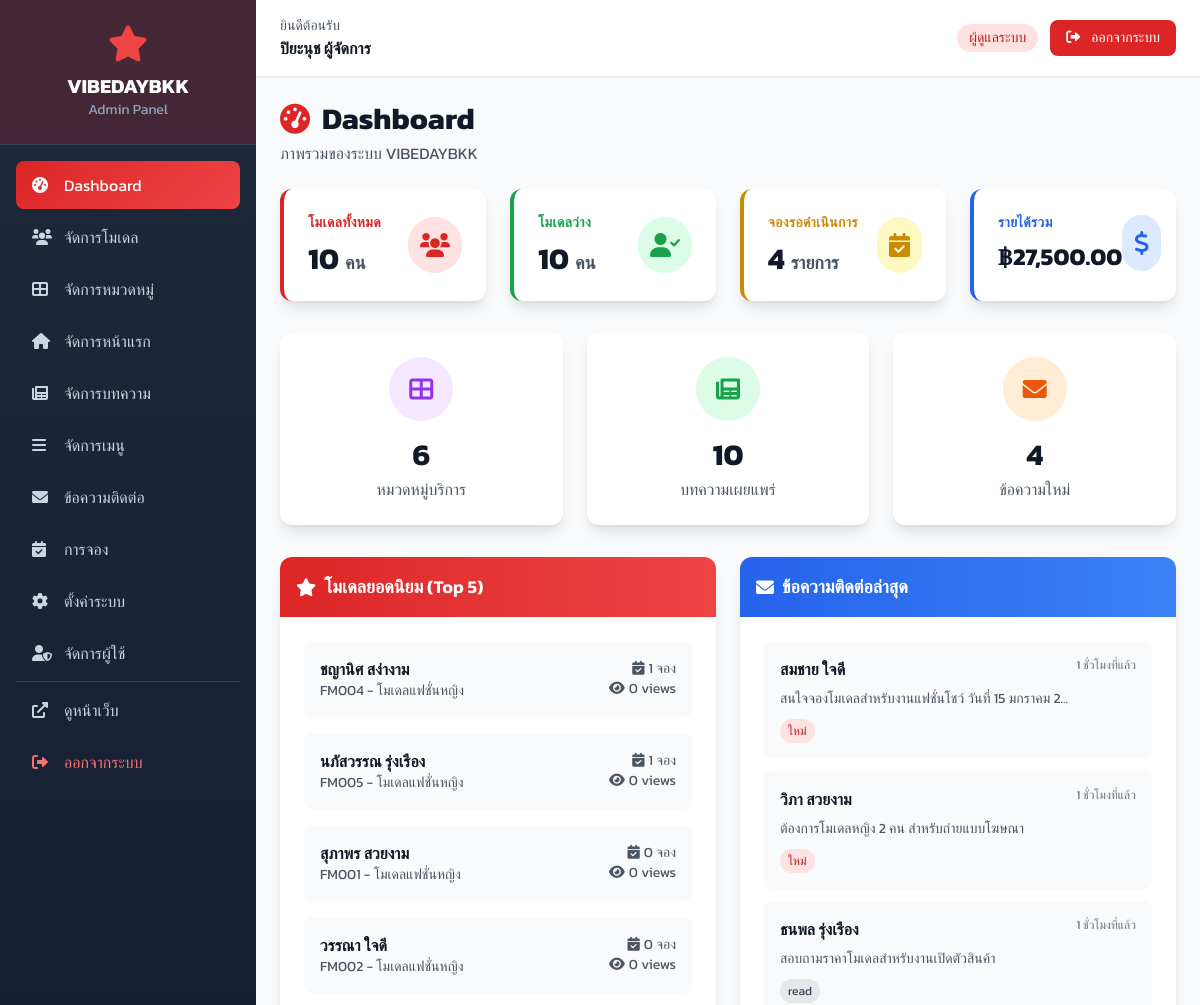
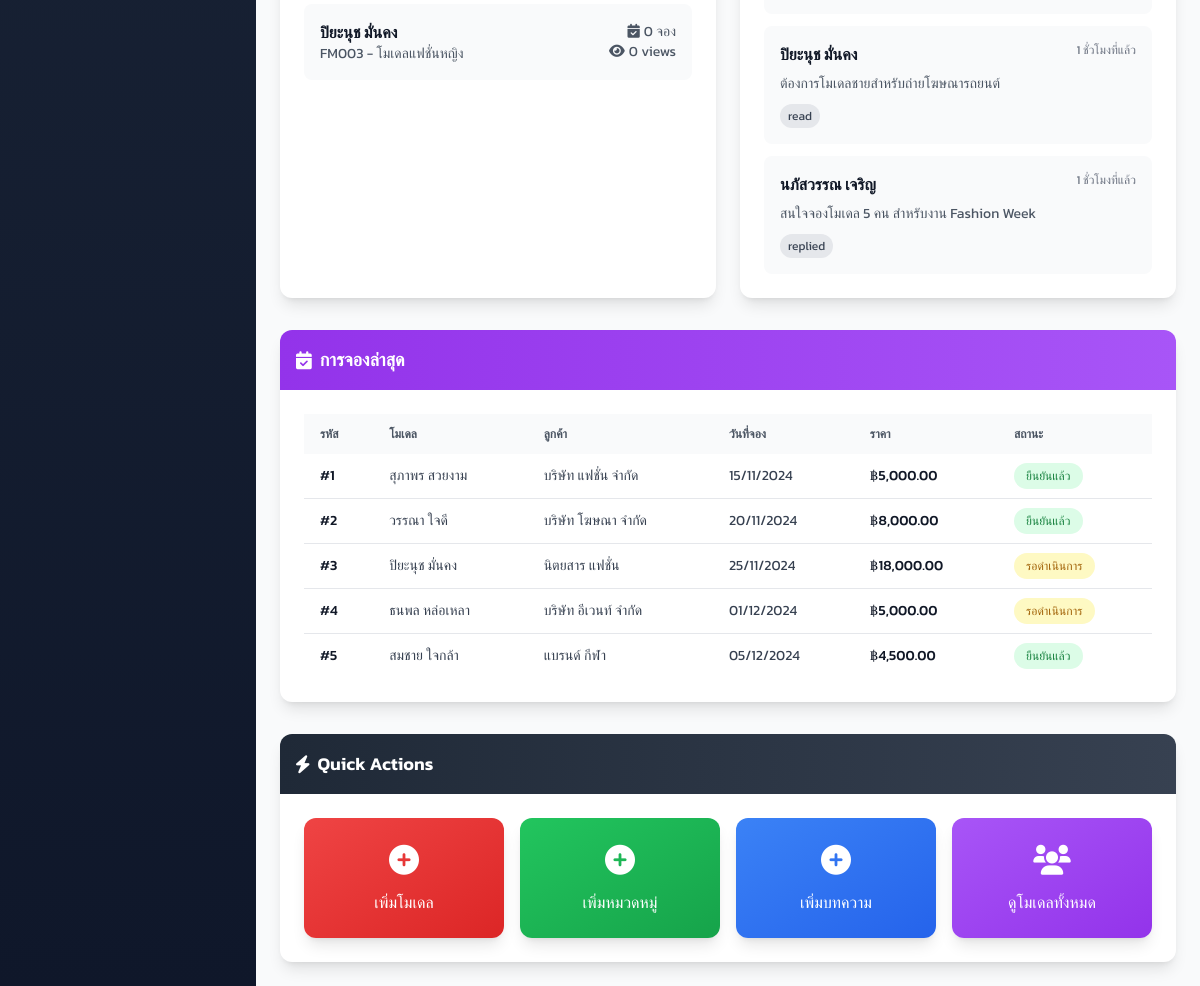
Screenshot of /admin/index.php (signed in) with the database file from the repository (2 pictures, top to bottom).
### tables this page shows
CREATE TABLE IF NOT EXISTS models (
    id INT AUTO_INCREMENT PRIMARY KEY,
    category_id INT NOT NULL,
    code VARCHAR(50) NOT NULL UNIQUE,
    name VARCHAR(100) NOT NULL,
    name_en VARCHAR(100),
    description TEXT,
    price_min DECIMAL(10,2),
    price_max DECIMAL(10,2),
    height INT COMMENT 'ส่วนสูงในหน่วย cm',
    weight INT COMMENT 'น้ำหนักในหน่วย kg',
    bust INT COMMENT 'รอบอก (สำหรับหญิง)',
    waist INT COMMENT 'รอบเอว',
    hips INT COMMENT 'รอบสะโพก',
    experience_years INT DEFAULT 0,
    age INT,
    skin_tone VARCHAR(50),
    hair_color VARCHAR(50),
    eye_color VARCHAR(50),
    languages TEXT COMMENT 'ภาษาที่พูดได้',
    skills TEXT COMMENT 'ความสามารถพิเศษ',
    featured TINYINT(1) DEFAULT 0,
    status ENUM('available', 'busy', 'inactive') DEFAULT 'available',
    view_count INT DEFAULT 0,
    booking_count INT DEFAULT 0,
    rating DECIMAL(3,2) DEFAULT 0.00,
    sort_order INT DEFAULT 0,
    created_at TIMESTAMP DEFAULT CURRENT_TIMESTAMP,
    updated_at TIMESTAMP DEFAULT CURRENT_TIMESTAMP ON UPDATE CURRENT_TIMESTAMP,
    FOREIGN KEY (category_id) REFERENCES categories(id) ON DELETE CASCADE
);

CREATE TABLE IF NOT EXISTS categories (
    id INT AUTO_INCREMENT PRIMARY KEY,
    code VARCHAR(50) NOT NULL UNIQUE,
    name VARCHAR(100) NOT NULL,
    name_en VARCHAR(100),
    description TEXT,
    icon VARCHAR(50),
    color VARCHAR(50),
    gender ENUM('female', 'male', 'all') DEFAULT 'all',
    price_min DECIMAL(10,2),
    price_max DECIMAL(10,2),
    sort_order INT DEFAULT 0,
    status ENUM('active', 'inactive') DEFAULT 'active',
    created_at TIMESTAMP DEFAULT CURRENT_TIMESTAMP,
    updated_at TIMESTAMP DEFAULT CURRENT_TIMESTAMP ON UPDATE CURRENT_TIMESTAMP
);

CREATE TABLE IF NOT EXISTS contacts (
    id INT AUTO_INCREMENT PRIMARY KEY,
    name VARCHAR(100) NOT NULL,
    email VARCHAR(100) NOT NULL,
    phone VARCHAR(20),
    service_type VARCHAR(100),
    message TEXT NOT NULL,
    status ENUM('new', 'read', 'replied', 'closed') DEFAULT 'new',
    ip_address VARCHAR(45),
    user_agent TEXT,
    replied_at DATETIME NULL,
    replied_by INT NULL,
    reply_message TEXT,
    created_at TIMESTAMP DEFAULT CURRENT_TIMESTAMP,
    FOREIGN KEY (replied_by) REFERENCES users(id) ON DELETE SET NULL
);

CREATE TABLE IF NOT EXISTS bookings (
    id INT AUTO_INCREMENT PRIMARY KEY,
    model_id INT NOT NULL,
    customer_name VARCHAR(100) NOT NULL,
    customer_email VARCHAR(100) NOT NULL,
    customer_phone VARCHAR(20) NOT NULL,
    booking_date DATE NOT NULL,
    booking_days INT DEFAULT 1,
    service_type VARCHAR(100),
    location TEXT,
    message TEXT,
    total_price DECIMAL(10,2),
    status ENUM('pending', 'confirmed', 'cancelled', 'completed') DEFAULT 'pending',
    payment_status ENUM('unpaid', 'deposit', 'paid', 'refunded') DEFAULT 'unpaid',
    confirmed_at DATETIME NULL,
    confirmed_by INT NULL,
    cancelled_at DATETIME NULL,
    cancel_reason TEXT,
    created_at TIMESTAMP DEFAULT CURRENT_TIMESTAMP,
    updated_at TIMESTAMP DEFAULT CURRENT_TIMESTAMP ON UPDATE CURRENT_TIMESTAMP,
    FOREIGN KEY (model_id) REFERENCES models(id) ON DELETE CASCADE,
    FOREIGN KEY (confirmed_by) REFERENCES users(id) ON DELETE SET NULL
);

### admin/index.php (the view, shortened to what the rows shown need)
<?php
require_once '../includes/config.php';
$top_models = db_get_rows($conn, "
    SELECT m.*, c.name as category_name, COUNT(b.id) as booking_count
    FROM models m
    LEFT JOIN categories c ON m.category_id = c.id
    LEFT JOIN bookings b ON m.id = b.model_id AND b.status = 'completed'
    GROUP BY m.id
    ORDER BY booking_count DESC, m.view_count DESC
    LIMIT 5
");
$recent_contacts = db_get_rows($conn, "SELECT * FROM contacts ORDER BY created_at DESC LIMIT 5");
$recent_bookings = db_get_rows($conn, "
    SELECT b.*, m.name as model_name
    FROM bookings b
    LEFT JOIN models m ON b.model_id = m.id
    ORDER BY b.created_at DESC
    LIMIT 5
");
include 'includes/header.php';
?>
<div class="mb-6">
    <h2 class="text-3xl font-bold text-gray-900 flex items-center">
        <i class="fas fa-tachometer-alt mr-3 text-red-600"></i>Dashboard
    </h2>
</div>
<div class="grid grid-cols-1 lg:grid-cols-2 gap-6 mb-8">
    <div class="bg-white rounded-xl shadow-lg overflow-hidden">
        <div class="p-6">
            <?php if (empty($top_models)): ?>
                <p class="text-gray-500 text-center py-4">ยังไม่มีข้อมูล</p>
            <?php else: ?>
                <div class="space-y-4">
                    <?php foreach ($top_models as $model): ?>
                    <div class="flex items-center justify-between p-4 bg-gray-50 rounded-lg hover:bg-gray-100 transition-colors">
                        <div class="flex-1">
                            <p class="font-semibold text-gray-900"><?php echo $model['name']; ?></p>
                            <p class="text-sm text-gray-600"><?php echo $model['code']; ?> - <?php echo $model['category_name']; ?></p>
                        </div>
                        <div class="text-right">
                            <p class="text-sm text-gray-600"><i class="fas fa-calendar-check mr-1"></i><?php echo $model['booking_count']; ?> จอง</p>
                            <p class="text-sm text-gray-600"><i class="fas fa-eye mr-1"></i><?php echo $model['view_count']; ?> views</p>
                        </div>
                    </div>
                    <?php endforeach; ?>
                </div>
            <?php endif; ?>
        </div>
    </div>
    <div class="bg-white rounded-xl shadow-lg overflow-hidden">
        <div class="p-6">
            <?php if (empty($recent_contacts)): ?>
                <p class="text-gray-500 text-center py-4">ยังไม่มีข้อความ</p>
            <?php else: ?>
                <div class="space-y-3">
                    <?php foreach ($recent_contacts as $contact): ?>
                    <a href="<?php echo ADMIN_URL; ?>/contacts/view.php?id=<?php echo $contact['id']; ?>"
                       class="block p-4 bg-gray-50 rounded-lg hover:bg-blue-50 transition-colors">
                        <div class="flex items-start justify-between mb-2">
                            <p class="font-semibold text-gray-900"><?php echo $contact['name']; ?></p>
                            <span class="text-xs text-gray-500"><?php echo time_ago($contact['created_at']); ?></span>
                        </div>
                        <p class="text-sm text-gray-600 mb-2"><?php echo truncate_text($contact['message'], 50); ?></p>
                        <span class="inline-block px-2 py-1 text-xs rounded-full <?php echo $contact['status'] == 'new' ? 'bg-red-100 text-red-700' : 'bg-gray-200 text-gray-700'; ?>">
                            <?php echo $contact['status'] == 'new' ? 'ใหม่' : $contact['status']; ?>
                        </span>
                    </a>
                    <?php endforeach; ?>
                </div>
            <?php endif; ?>
        </div>
    </div>
</div>
<div class="bg-white rounded-xl shadow-lg overflow-hidden mb-8">
    <div class="p-6">
        <?php if (empty($recent_bookings)): ?>
            <p class="text-gray-500 text-center py-4">ยังไม่มีการจอง</p>
        <?php else: ?>
            <div class="overflow-x-auto">
                <table class="w-full">
                    <thead class="bg-gray-50">
                        <tr>
                            <th class="px-4 py-3 text-left text-xs font-semibold text-gray-600 uppercase">รหัส</th>
                            <th class="px-4 py-3 text-left text-xs font-semibold text-gray-600 uppercase">โมเดล</th>
                            <th class="px-4 py-3 text-left text-xs font-semibold text-gray-600 uppercase">ลูกค้า</th>
                            <th class="px-4 py-3 text-left text-xs font-semibold text-gray-600 uppercase">วันที่จอง</th>
                            <th class="px-4 py-3 text-left text-xs font-semibold text-gray-600 uppercase">ราคา</th>
                            <th class="px-4 py-3 text-left text-xs font-semibold text-gray-600 uppercase">สถานะ</th>
                        </tr>
                    </thead>
                    <tbody class="divide-y divide-gray-200">
                        <?php foreach ($recent_bookings as $booking): ?>
                        <tr class="hover:bg-gray-50">
                            <td class="px-4 py-3 text-sm font-medium text-gray-900">#<?php echo $booking['id']; ?></td>
                            <td class="px-4 py-3 text-sm text-gray-700"><?php echo $booking['model_name']; ?></td>
                            <td class="px-4 py-3 text-sm text-gray-700"><?php echo $booking['customer_name']; ?></td>
                            <td class="px-4 py-3 text-sm text-gray-700"><?php echo format_date_thai($booking['booking_date']); ?></td>
                            <td class="px-4 py-3 text-sm font-medium text-gray-900"><?php echo format_price($booking['total_price']); ?></td>
                            <td class="px-4 py-3 text-sm">
                                <span class="px-3 py-1 rounded-full text-xs font-medium
                                    <?php
                                    echo $booking['status'] == 'pending' ? 'bg-yellow-100 text-yellow-700' :
                                        ($booking['status'] == 'confirmed' ? 'bg-green-100 text-green-700' :
                                        ($booking['status'] == 'completed' ? 'bg-blue-100 text-blue-700' : 'bg-gray-100 text-gray-700'));
                                    ?>">
                                    <?php
                                    echo $booking['status'] == 'pending' ? 'รอดำเนินการ' :
                                        ($booking['status'] == 'confirmed' ? 'ยืนยันแล้ว' :
                                        ($booking['status'] == 'completed' ? 'เสร็จสิ้น' : $booking['status']));
                                    ?>
                                </span>
                            </td>
                        </tr>
                        <?php endforeach; ?>
                    </tbody>
                </table>
            </div>
        <?php endif; ?>
    </div>
</div>
<?php include 'includes/footer.php'; ?>

### rows the page displays
models: name "ชญานิศ สง่างาม", code "FM004", category.name "โมเดลแฟชั่นหญิง", booking_count "1", view_count "0"
models: name "นภัสวรรณ รุ่งเรือง", code "FM005", category.name "โมเดลแฟชั่นหญิง", booking_count "1", view_count "0"
models: name "สุภาพร สวยงาม", code "FM001", category.name "โมเดลแฟชั่นหญิง", booking_count "0", view_count "0"
models: name "วรรณา ใจดี", code "FM002", category.name "โมเดลแฟชั่นหญิง", booking_count "0", view_count "0"
models: name "ปิยะนุช มั่นคง", code "FM003", category.name "โมเดลแฟชั่นหญิง", booking_count "0", view_count "0"
contacts: name "สมชาย ใจดี", created_at "1 ชั่วโมงที่แล้ว", message "สนใจจองโมเดลสำหรับงานแฟชั่นโชว์ วันที่ 15 มกราคม 2...", status "ใหม่"
contacts: name "วิภา สวยงาม", created_at "1 ชั่วโมงที่แล้ว", message "ต้องการโมเดลหญิง 2 คน สำหรับถ่ายแบบโฆษณา", status "ใหม่"
contacts: name "ธนพล รุ่งเรือง", created_at "1 ชั่วโมงที่แล้ว", message "สอบถามราคาโมเดลสำหรับงานเปิดตัวสินค้า", status "read"
contacts: name "ปิยะนุช มั่นคง", created_at "1 ชั่วโมงที่แล้ว", message "ต้องการโมเดลชายสำหรับถ่ายโฆษณารถยนต์", status "read"
contacts: name "นภัสวรรณ เจริญ", created_at "1 ชั่วโมงที่แล้ว", message "สนใจจองโมเดล 5 คน สำหรับงาน Fashion Week", status "replied"
bookings: id "1", model.name "สุภาพร สวยงาม", customer_name "บริษัท แฟชั่น จำกัด", booking_date "15/11/2024", total_price "฿5,000.00", status "ยืนยันแล้ว"
bookings: id "2", model.name "วรรณา ใจดี", customer_name "บริษัท โฆษณา จำกัด", booking_date "20/11/2024", total_price "฿8,000.00", status "ยืนยันแล้ว"
bookings: id "3", model.name "ปิยะนุช มั่นคง", customer_name "นิตยสาร แฟชั่น", booking_date "25/11/2024", total_price "฿18,000.00", status "รอดำเนินการ"
bookings: id "4", model.name "ธนพล หล่อเหลา", customer_name "บริษัท อีเวนท์ จำกัด", booking_date "01/12/2024", total_price "฿5,000.00", status "รอดำเนินการ"
bookings: id "5", model.name "สมชาย ใจกล้า", customer_name "แบรนด์ กีฬา", booking_date "05/12/2024", total_price "฿4,500.00", status "ยืนยันแล้ว"

### other values shown
$full_name "ปิยะนุช ผู้จัดการ"
$stats['total_models'] "10"
$stats['available_models'] "10"
$stats['pending_bookings'] "4"
format_price($stats['total_revenue']) "฿27,500.00"
$stats['total_categories'] "6"
$stats['published_articles'] "10"
$stats['new_contacts'] "4"
